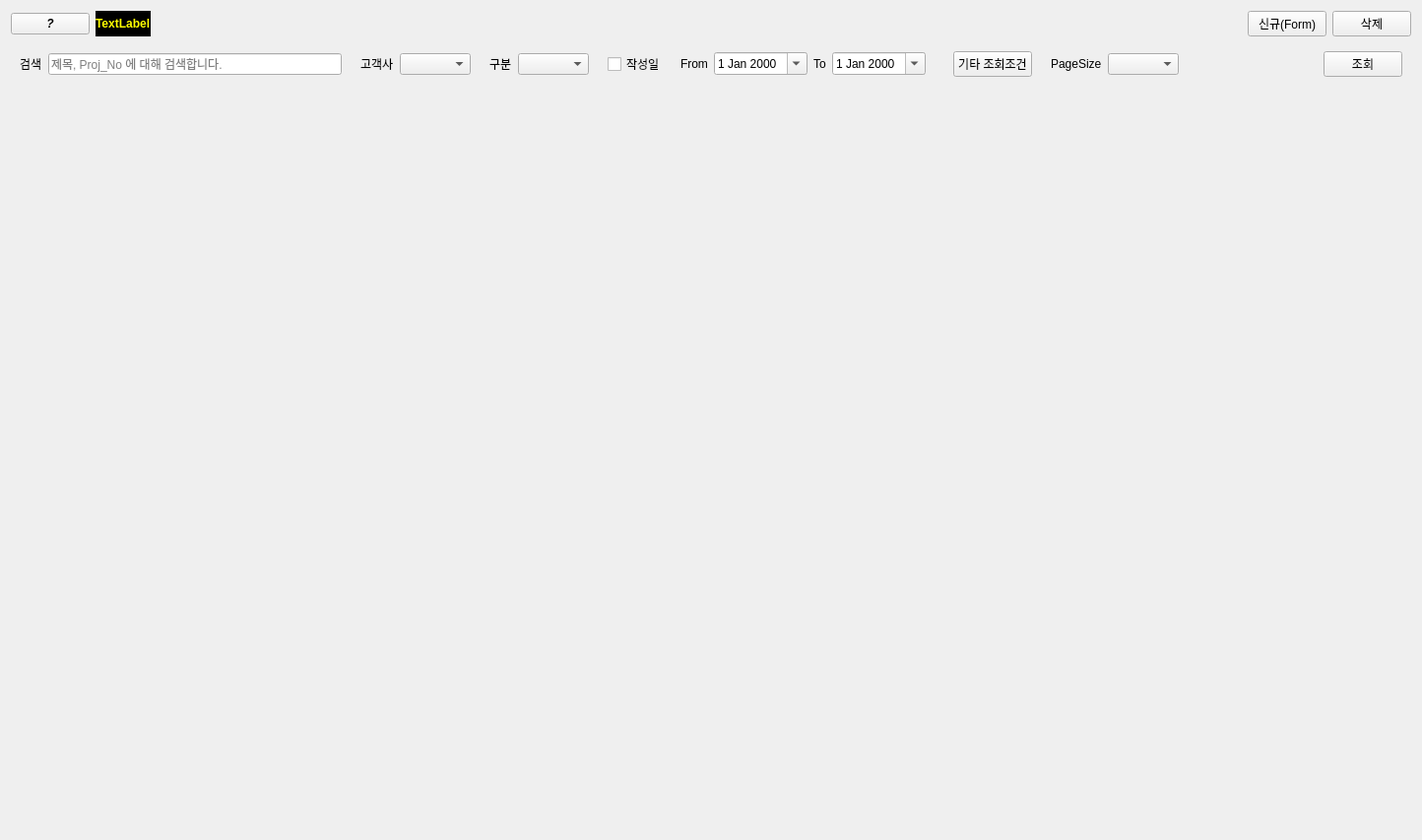
<?xml version="1.0" encoding="UTF-8"?>
<ui version="4.0">
 <class>Tab_App</class>
 <widget class="QWidget" name="Tab_App">
  <property name="geometry">
   <rect>
    <x>0</x>
    <y>0</y>
    <width>1444</width>
    <height>853</height>
   </rect>
  </property>
  <property name="windowTitle">
   <string>Form</string>
  </property>
  <layout class="QVBoxLayout" name="verticalLayout">
   <item>
    <widget class="QFrame" name="frame_info">
     <property name="sizePolicy">
      <sizepolicy hsizetype="Preferred" vsizetype="Fixed">
       <horstretch>0</horstretch>
       <verstretch>0</verstretch>
      </sizepolicy>
     </property>
     <property name="frameShape">
      <enum>QFrame::NoFrame</enum>
     </property>
     <property name="frameShadow">
      <enum>QFrame::Raised</enum>
     </property>
     <layout class="QHBoxLayout" name="horizontalLayout">
      <property name="leftMargin">
       <number>0</number>
      </property>
      <property name="topMargin">
       <number>0</number>
      </property>
      <property name="rightMargin">
       <number>0</number>
      </property>
      <property name="bottomMargin">
       <number>0</number>
      </property>
      <item>
       <widget class="QPushButton" name="pb_info">
        <property name="sizePolicy">
         <sizepolicy hsizetype="Fixed" vsizetype="Fixed">
          <horstretch>0</horstretch>
          <verstretch>0</verstretch>
         </sizepolicy>
        </property>
        <property name="font">
         <font>
          <italic>true</italic>
          <bold>true</bold>
         </font>
        </property>
        <property name="text">
         <string>?</string>
        </property>
       </widget>
      </item>
      <item>
       <widget class="QLabel" name="label_target">
        <property name="font">
         <font>
          <bold>true</bold>
         </font>
        </property>
        <property name="styleSheet">
         <string notr="true">background-color:black;color:yellow;</string>
        </property>
        <property name="text">
         <string>TextLabel</string>
        </property>
       </widget>
      </item>
      <item>
       <spacer name="horizontalSpacer">
        <property name="orientation">
         <enum>Qt::Horizontal</enum>
        </property>
        <property name="sizeHint" stdset="0">
         <size>
          <width>1238</width>
          <height>20</height>
         </size>
        </property>
       </spacer>
      </item>
      <item>
       <widget class="QPushButton" name="PB_New">
        <property name="sizePolicy">
         <sizepolicy hsizetype="Fixed" vsizetype="Fixed">
          <horstretch>0</horstretch>
          <verstretch>0</verstretch>
         </sizepolicy>
        </property>
        <property name="text">
         <string>신규(Form)</string>
        </property>
       </widget>
      </item>
      <item>
       <widget class="QPushButton" name="PB_Del">
        <property name="text">
         <string>삭제</string>
        </property>
       </widget>
      </item>
     </layout>
    </widget>
   </item>
   <item>
    <widget class="QFrame" name="frame_header">
     <property name="sizePolicy">
      <sizepolicy hsizetype="Preferred" vsizetype="Fixed">
       <horstretch>0</horstretch>
       <verstretch>0</verstretch>
      </sizepolicy>
     </property>
     <property name="frameShape">
      <enum>QFrame::NoFrame</enum>
     </property>
     <property name="frameShadow">
      <enum>QFrame::Raised</enum>
     </property>
     <layout class="QHBoxLayout" name="horizontalLayout_3">
      <item>
       <widget class="QLabel" name="label">
        <property name="text">
         <string>검색</string>
        </property>
       </widget>
      </item>
      <item>
       <widget class="QLineEdit" name="lineEdit_search">
        <property name="sizePolicy">
         <sizepolicy hsizetype="Preferred" vsizetype="Fixed">
          <horstretch>1</horstretch>
          <verstretch>0</verstretch>
         </sizepolicy>
        </property>
        <property name="minimumSize">
         <size>
          <width>30</width>
          <height>0</height>
         </size>
        </property>
        <property name="placeholderText">
         <string>제목, Proj_No 에 대해 검색합니다.</string>
        </property>
       </widget>
      </item>
      <item>
       <spacer name="horizontalSpacer_2">
        <property name="orientation">
         <enum>Qt::Horizontal</enum>
        </property>
        <property name="sizeType">
         <enum>QSizePolicy::Fixed</enum>
        </property>
        <property name="sizeHint" stdset="0">
         <size>
          <width>13</width>
          <height>20</height>
         </size>
        </property>
       </spacer>
      </item>
      <item>
       <widget class="QLabel" name="label_2">
        <property name="text">
         <string>고객사</string>
        </property>
       </widget>
      </item>
      <item>
       <widget class="QComboBox" name="comboBox_Gogaek">
        <property name="enabled">
         <bool>true</bool>
        </property>
        <property name="sizePolicy">
         <sizepolicy hsizetype="Fixed" vsizetype="Fixed">
          <horstretch>0</horstretch>
          <verstretch>0</verstretch>
         </sizepolicy>
        </property>
       </widget>
      </item>
      <item>
       <spacer name="horizontalSpacer_3">
        <property name="orientation">
         <enum>Qt::Horizontal</enum>
        </property>
        <property name="sizeType">
         <enum>QSizePolicy::Fixed</enum>
        </property>
        <property name="sizeHint" stdset="0">
         <size>
          <width>13</width>
          <height>20</height>
         </size>
        </property>
       </spacer>
      </item>
      <item>
       <widget class="QLabel" name="label_3">
        <property name="text">
         <string>구분</string>
        </property>
       </widget>
      </item>
      <item>
       <widget class="QComboBox" name="comboBox_Gubun">
        <property name="enabled">
         <bool>true</bool>
        </property>
        <property name="sizePolicy">
         <sizepolicy hsizetype="Fixed" vsizetype="Fixed">
          <horstretch>0</horstretch>
          <verstretch>0</verstretch>
         </sizepolicy>
        </property>
       </widget>
      </item>
      <item>
       <spacer name="horizontalSpacer_4">
        <property name="orientation">
         <enum>Qt::Horizontal</enum>
        </property>
        <property name="sizeType">
         <enum>QSizePolicy::Fixed</enum>
        </property>
        <property name="sizeHint" stdset="0">
         <size>
          <width>13</width>
          <height>20</height>
         </size>
        </property>
       </spacer>
      </item>
      <item>
       <widget class="QCheckBox" name="checkBox_Jaksung">
        <property name="text">
         <string>작성일</string>
        </property>
       </widget>
      </item>
      <item>
       <widget class="QFrame" name="frame_Period">
        <property name="sizePolicy">
         <sizepolicy hsizetype="Fixed" vsizetype="Fixed">
          <horstretch>0</horstretch>
          <verstretch>0</verstretch>
         </sizepolicy>
        </property>
        <property name="frameShape">
         <enum>QFrame::NoFrame</enum>
        </property>
        <property name="frameShadow">
         <enum>QFrame::Raised</enum>
        </property>
        <layout class="QHBoxLayout" name="horizontalLayout_2">
         <property name="topMargin">
          <number>1</number>
         </property>
         <property name="bottomMargin">
          <number>1</number>
         </property>
         <item>
          <widget class="QLabel" name="label_4">
           <property name="text">
            <string>From</string>
           </property>
          </widget>
         </item>
         <item>
          <widget class="QDateEdit" name="dateEdit_From">
           <property name="sizePolicy">
            <sizepolicy hsizetype="Fixed" vsizetype="Fixed">
             <horstretch>0</horstretch>
             <verstretch>0</verstretch>
            </sizepolicy>
           </property>
           <property name="calendarPopup">
            <bool>true</bool>
           </property>
          </widget>
         </item>
         <item>
          <widget class="QLabel" name="label_5">
           <property name="text">
            <string>To</string>
           </property>
          </widget>
         </item>
         <item>
          <widget class="QDateEdit" name="dateEdit_To">
           <property name="sizePolicy">
            <sizepolicy hsizetype="Fixed" vsizetype="Fixed">
             <horstretch>0</horstretch>
             <verstretch>0</verstretch>
            </sizepolicy>
           </property>
           <property name="calendarPopup">
            <bool>true</bool>
           </property>
          </widget>
         </item>
        </layout>
       </widget>
      </item>
      <item>
       <spacer name="horizontalSpacer_5">
        <property name="orientation">
         <enum>Qt::Horizontal</enum>
        </property>
        <property name="sizeType">
         <enum>QSizePolicy::Fixed</enum>
        </property>
        <property name="sizeHint" stdset="0">
         <size>
          <width>13</width>
          <height>20</height>
         </size>
        </property>
       </spacer>
      </item>
      <item>
       <widget class="PB_기타조회조건" name="PB_Search_Condition">
        <property name="text">
         <string>기타 조회조건</string>
        </property>
       </widget>
      </item>
      <item>
       <spacer name="horizontalSpacer_6">
        <property name="orientation">
         <enum>Qt::Horizontal</enum>
        </property>
        <property name="sizeType">
         <enum>QSizePolicy::Fixed</enum>
        </property>
        <property name="sizeHint" stdset="0">
         <size>
          <width>13</width>
          <height>20</height>
         </size>
        </property>
       </spacer>
      </item>
      <item>
       <widget class="QLabel" name="label_6">
        <property name="text">
         <string>PageSize</string>
        </property>
       </widget>
      </item>
      <item>
       <widget class="QComboBox" name="comboBox_pageSize">
        <property name="sizePolicy">
         <sizepolicy hsizetype="Fixed" vsizetype="Fixed">
          <horstretch>0</horstretch>
          <verstretch>0</verstretch>
         </sizepolicy>
        </property>
        <property name="currentText">
         <string/>
        </property>
       </widget>
      </item>
      <item>
       <spacer name="horizontalSpacer_7">
        <property name="orientation">
         <enum>Qt::Horizontal</enum>
        </property>
        <property name="sizeType">
         <enum>QSizePolicy::MinimumExpanding</enum>
        </property>
        <property name="sizeHint" stdset="0">
         <size>
          <width>141</width>
          <height>20</height>
         </size>
        </property>
       </spacer>
      </item>
      <item>
       <widget class="QPushButton" name="PB_Search">
        <property name="sizePolicy">
         <sizepolicy hsizetype="Fixed" vsizetype="Fixed">
          <horstretch>0</horstretch>
          <verstretch>0</verstretch>
         </sizepolicy>
        </property>
        <property name="text">
         <string>조회</string>
        </property>
       </widget>
      </item>
     </layout>
    </widget>
   </item>
   <item>
    <widget class="Wid_Pagination" name="wid_pagination" native="true">
     <property name="sizePolicy">
      <sizepolicy hsizetype="Preferred" vsizetype="Fixed">
       <horstretch>0</horstretch>
       <verstretch>0</verstretch>
      </sizepolicy>
     </property>
    </widget>
   </item>
   <item>
    <widget class="Wid_Table_for_작업지침서_관리" name="Wid_Table" native="true"/>
   </item>
  </layout>
 </widget>
 <customwidgets>
  <customwidget>
   <class>Wid_Table_for_작업지침서_관리</class>
   <extends>QWidget</extends>
   <header>modules.PyQt.Tabs.작업지침서.tables.table_작업지침서_관리</header>
   <container>1</container>
  </customwidget>
  <customwidget>
   <class>Wid_Pagination</class>
   <extends>QWidget</extends>
   <header location="global">modules.PyQt.compoent_v2.pagenation.wid_pagination</header>
   <container>1</container>
  </customwidget>
  <customwidget>
   <class>PB_기타조회조건</class>
   <extends>QPushButton</extends>
   <header location="global">modules.PyQt.compoent_v2.pushbutton.pb_기타조회조건</header>
  </customwidget>
 </customwidgets>
 <resources/>
 <connections/>
</ui>
